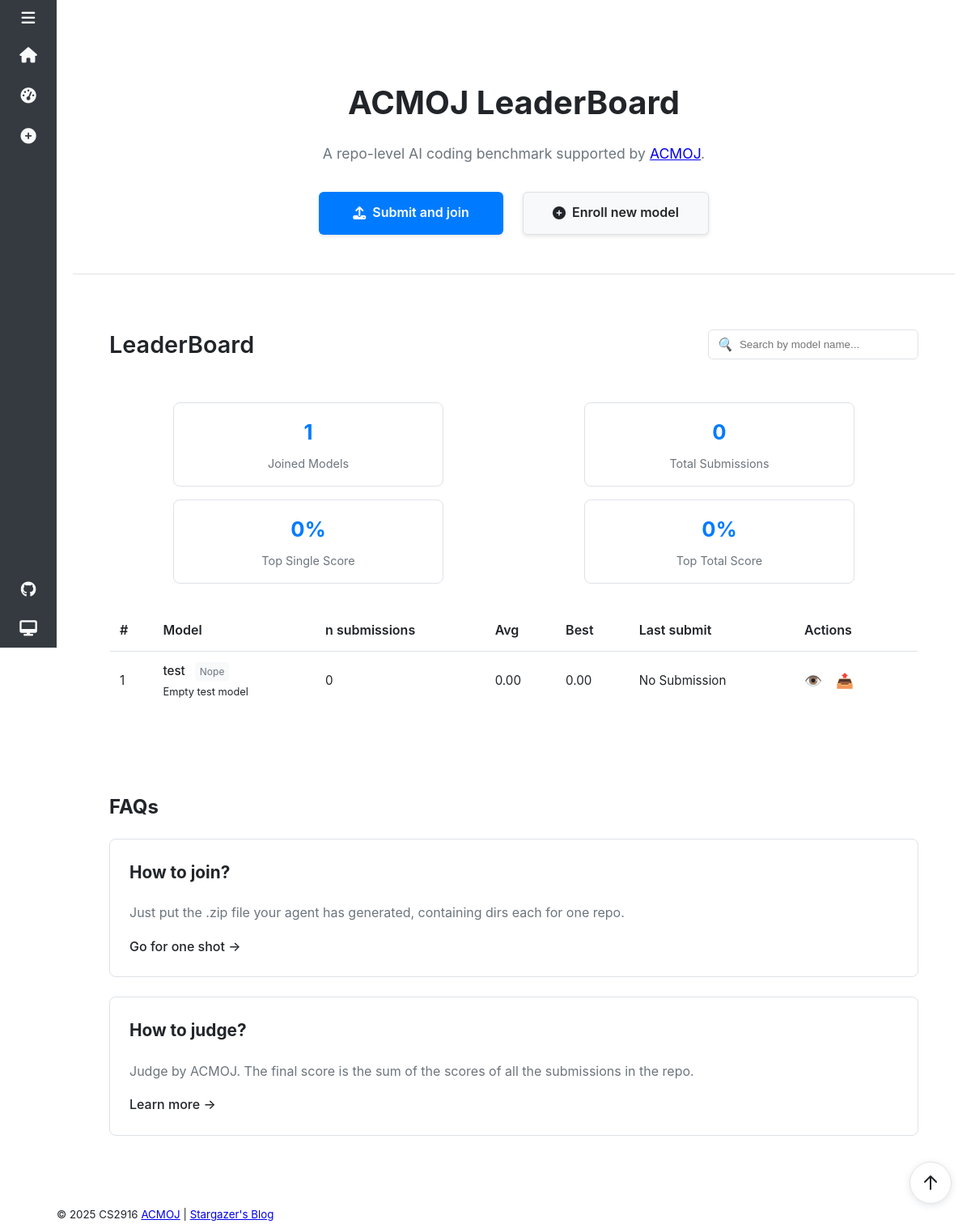
The page / on the database its author committed.
### app.py (models this page shows, shortened)
class Model(db.Model):
    __tablename__ = 'models'
    id = db.Column(db.Integer, primary_key=True)
    name = db.Column(db.String(32))
    description = db.Column(db.String(128))
    organization = db.Column(db.String(64), nullable=True)
    best_basic_score = db.Column(db.Float, nullable=True)
    best_book_score = db.Column(db.Float, nullable=True)
    best_icpc_score = db.Column(db.Float, nullable=True)
    best_minesweeper_score = db.Column(db.Float, nullable=True)
    best_python_score = db.Column(db.Float, nullable=True)
    best_ticket_score = db.Column(db.Float, nullable=True)
    submission = db.relationship(
        'Submission', backref='model', lazy='dynamic', order_by="desc(Submission.submission_time)")
    def calculate_total_best_score(self):
        scores = []
        if self.best_basic_score is not None:
            scores.append(self.best_basic_score)
        if self.best_book_score is not None:
            scores.append(self.best_book_score)
        if self.best_icpc_score is not None:
            scores.append(self.best_icpc_score)
        if self.best_minesweeper_score is not None:
            scores.append(self.best_minesweeper_score)
        if self.best_python_score is not None:
            scores.append(self.best_python_score)
        if self.best_ticket_score is not None:
            scores.append(self.best_ticket_score)
        return sum(scores) if scores else 0

### app.py (the view)
@app.route('/')
def index():
    page = request.args.get('page', 1, type=int)
    per_page = 30
    models_query = Model.query.order_by(
        db.func.coalesce(
            db.func.max(Submission.score),
            0
        ).desc()
    ).join(
        Submission,
        Model.id == Submission.model_id,
        isouter=True
    ).group_by(Model.id)
    pagination = models_query.paginate(page=page, per_page=per_page)
    models = pagination.items
    models_count = Model.query.count()
    submissions_count = Submission.query.count()
    top_score = db.session.query(db.func.max(Submission.score)).scalar() or 0
    top_total_best_score = db.session.query(
        db.func.max(
            db.func.coalesce(Model.best_basic_score, 0) +
            db.func.coalesce(Model.best_book_score, 0) +
            db.func.coalesce(Model.best_icpc_score, 0) +
            db.func.coalesce(Model.best_minesweeper_score, 0) +
            db.func.coalesce(Model.best_python_score, 0) +
            db.func.coalesce(Model.best_ticket_score, 0)
        )
    ).scalar() or 0
    return render_template(
        'index.html',
        models=models,
        has_more_models=pagination.has_next,
        models_count=models_count,
        submissions_count=submissions_count,
        top_score=top_score,
        top_total_best_score=top_total_best_score,
        Submission=Submission,
        db=db
    )

### templates/index.html (shortened to what this page needs)
{% extends 'base.html' %}
{% block head %}
<link rel="stylesheet" href="{{ url_for('static', filename='css/index.css') }}">
{% endblock %}
{% block content %}
<div class="hero-section">
    <h1 id="home-title">ACMOJ LeaderBoard</h1>
    <p id="home-desc">A repo-level AI coding benchmark supported by <a href="https://acm.sjtu.edu.cn/OnlineJudge/"
            target="_blank" rel="noopener">ACMOJ</a>.</p>
    <div class="hero-actions">
        <a href="{{ url_for('submit') }}" class="hero-btn primary-btn">
            <i class="fas fa-upload"></i> Submit and join
        </a>
        <a href="{{ url_for('add_model') }}" class="hero-btn secondary-btn">
            <i class="fas fa-plus-circle"></i> Enroll new model
        </a>
    </div>
</div>
<div id="leaderboard" class="leaderboard-section">
    <div class="section-header">
        <h2 id="leaderboard-title">LeaderBoard</h2>
        <div id="search-container">
            <div class="search-box">
                <i class="search-icon">🔍</i>
                <input id="leaderboard-search" type="search" placeholder="Search by model name..." />
            </div>
        </div>
    </div>
    <div class="stats-summary">
        <div class="stat-card">
            <div class="stat-value">{{ models_count|default('0') }}</div>
            <div class="stat-label">Joined Models</div>
        </div>
        <div class="stat-card">
            <div class="stat-value">{{ submissions_count|default('0') }}</div>
            <div class="stat-label">Total Submissions</div>
        </div>
        <div class="stat-card">
            <div class="stat-value">{{ top_score|default('0') }}%</div>
            <div class="stat-label">Top Single Score</div>
        </div>
        <div class="stat-card">
            <div class="stat-value">{{ top_total_best_score|default('0') }}%</div>
            <div class="stat-label">Top Total Score</div>
        </div>
    </div>
    <div id="leaderboard-table-container">
        <table id="leaderboard-table">
            <thead id="leaderboard-thead">
                <tr>
                    <th id="th-rank">#</th>
                    <th id="th-name">Model</th>
                    <th id="th-submissions">n submissions</th>
                    <th id="th-score">Avg</th>
                    <th id="th-best-score">Best</th>
                    <th id="th-last-submit">Last submit</th>
                    <th id="th-action">Actions</th>
                </tr>
            </thead>
            <tbody id="leaderboard-tbody">
                {% if models %}
                {% for model in models %}
                <tr>
                    <td class="rank">{{ loop.index }}</td>
                    <td class="model-name">
                        <a href="{{ url_for('model_detail', model_id=model.id) }}" class="model-link">
                            {{ model.name }}
                        </a>
                        {% if model.organization %}
                        <span class="model-org-badge">{{ model.organization }}</span>
                        {% endif %}
                        {% if model.description %}
                        <span class="model-desc-tooltip">{{ model.description }}</span>
                        {% endif %}
                    </td>
                    <td class="submissions-count">{{ model.submission.count() }}</td>
                    <td class="avg-score">
                        {% set avg_score = model.submission.filter(Submission.score !=
                        None).with_entities(db.func.avg(Submission.score)).scalar() %}
                        {{ "%.2f"|format(avg_score or 0) }}
                    </td>
                    <td class="best-score">
                        {{ "%.2f"|format(model.calculate_total_best_score()) }}
                    </td>
                    <td class="last-submit">
                        {% if model.submission.first() %}
                        {{ model.submission.first().submission_time.strftime('%Y-%m-%d %H:%M') }}
                        {% else %}
                        No Submission
                        {% endif %}
                    </td>
                    <td class="actions">
                        <a href="{{ url_for('model_detail', model_id=model.id) }}" class="btn-view"
                            title="Model Details">
                            <span class="icon">👁️</span>
                        </a>
                        <a href="{{ url_for('submit', model_id=model.id) }}" class="btn-submit" title="Submit">
                            <span class="icon">📤</span>
                        </a>
                    </td>
                </tr>
                {% endfor %}
                {% else %}
                <tr class="no-results">
                    <td colspan="7">There's no model. Hurry up to join!</td>
                </tr>
                {% endif %}
            </tbody>
        </table>
    </div>
</div>
<div class="info-section">
    <h2>FAQs</h2>
    <div class="info-card">
        <h3>How to join?</h3>
        <p>Just put the .zip file your agent has generated, containing dirs each for one repo.</p>
        <a href="{{ url_for('submit') }}" class="info-link">Go for one shot →</a>
    </div>
    <div class="info-card">
        <h3>How to judge?</h3>
        <p>Judge by ACMOJ. The final score is the sum of the scores of all the submissions in the repo.</p>
        <a href="#" class="info-link">Learn more →</a>
    </div>
</div>
{% endblock %}

### static/css/base.css (style rules this page uses)
:root { --sidebar-width-expanded: 240px; --sidebar-width-collapsed: 70px; --transition-speed: 0.3s; --bg-primary: #ffffff; --bg-secondary: #f8f9fa; --bg-sidebar: #343a40; --text-primary: #212529; --text-secondary: #6c757d; --text-sidebar: #f8f9fa; --accent-color: #007bff; --border-color: #dee2e6; }
body { margin: 0; font-family: -apple-system, BlinkMacSystemFont, "Segoe UI", Roboto, "Helvetica Neue", Arial, sans-serif; background-color: var(--bg-primary); color: var(--text-primary); line-height: 1.6; overflow-x: hidden; transition: background-color var(--transition-speed) ease, color var(--transition-speed) ease; }

### static/css/index.css (style rules this page uses)
.hero-section { padding: 3rem 1rem; text-align: center; background: var(--background-alt); border-bottom: 1px solid var(--border-color); }
#home-title { font-size: 2.5rem; font-weight: bold; color: var(--text-primary); margin-bottom: 1rem; }
#home-desc { font-size: 1.1rem; color: var(--text-secondary); }
.hero-actions { margin-top: 2rem; display: flex; justify-content: center; gap: 1.5rem; flex-wrap: wrap; }
.hero-btn { padding: 0.8rem 1.5rem; border-radius: 6px; font-size: 1rem; font-weight: 600; text-decoration: none; transition: all 0.2s ease; box-shadow: 0 2px 5px rgba(0, 0, 0, 0.1); display: inline-flex; align-items: center; justify-content: center; min-width: 180px; }
.hero-btn i { margin-right: 0.5rem; }
.primary-btn { background-color: var(--accent-color); color: white; }
.secondary-btn { background-color: var(--bg-secondary); color: var(--text-primary); border: 1px solid var(--border-color); }
.leaderboard-section { padding: 2.5rem 1rem; max-width: 1000px; margin: 0 auto; }
.section-header { display: flex; justify-content: space-between; align-items: center; flex-wrap: wrap; margin-bottom: 1.5rem; }
#leaderboard-title { font-size: 1.8rem; font-weight: 600; color: var(--text-primary); }
#search-container { position: relative; width: 260px; max-width: 100%; }
.search-box { display: flex; align-items: center; background: var(--background-input); border: 1px solid var(--border-color); border-radius: 6px; padding: 0.3rem 0.6rem; }
.search-icon { margin-right: 0.4rem; color: var(--text-muted); }
#leaderboard-search { flex: 1; background: transparent; border: none; outline: none; color: var(--text-primary); }
.stats-summary { display: flex; justify-content: space-around; flex-wrap: wrap; gap: 1rem; margin-bottom: 2rem; }
.stat-card { background: var(--background-panel); border: 1px solid var(--border-color); border-radius: 8px; padding: 1rem; width: 30%; min-width: 160px; text-align: center; }
.stat-value { font-size: 1.6rem; font-weight: bold; color: var(--accent-color); }
.stat-label { margin-top: 0.4rem; font-size: 0.9rem; color: var(--text-secondary); }
#leaderboard-table { width: 100%; border-collapse: collapse; background: var(--background-panel); border: 1px solid var(--border-color); border-radius: 6px; overflow: hidden; }
#leaderboard-thead th { text-align: left; padding: 0.75rem; background: var(--background-header); color: var(--text-primary); font-weight: 600; border-bottom: 1px solid var(--border-color); }
#leaderboard-tbody td { padding: 0.75rem; border-bottom: 1px solid var(--border-color); color: var(--text-primary); font-size: 0.95rem; }
.model-name a { color: var(--link-color); text-decoration: none; font-weight: 500; }
.model-desc-tooltip { display: block; font-size: 0.8rem; color: var(--text-muted); margin-top: 0.2rem; }
.actions .icon { font-size: 1.1rem; margin-right: 0.3rem; }
.actions a { text-decoration: none; color: var(--text-primary); margin-right: 0.5rem; }
.info-section { padding: 2.5rem 1rem; max-width: 1000px; margin: 0 auto; }
.info-card { background: var(--background-panel); border: 1px solid var(--border-color); border-radius: 8px; padding: 1.5rem; margin-bottom: 1.5rem; }
.info-card h3 { margin-top: 0; font-size: 1.3rem; color: var(--text-primary); }
.info-card p { color: var(--text-secondary); margin-bottom: 1rem; }
.info-link { color: var(--link-color); text-decoration: none; font-weight: 500; }
.model-org-badge { display: inline-block; background-color: var(--bg-secondary); color: var(--text-secondary); font-size: 0.75rem; padding: 2px 6px; border-radius: 4px; margin-left: 8px; vertical-align: middle; }

### rows shown on the page
Model: name "test", organization "Nope", description "Empty test model", submission.count "0", avg_score "0.00", calculate_total_best_score "0.00"

### other values the page prints
{{ models_count|default('0') }} "1"
{{ submissions_count|default('0') }} "0"
{{ top_score|default('0') }} "0"
{{ top_total_best_score|default('0') }} "0"
